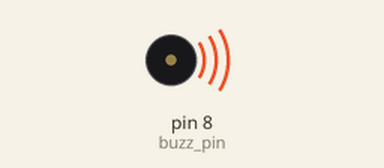
Bench run of a sketch on a simulated Arduino Uno, built with avr-gcc and run on an emulated ATmega328P. Shown: buzzer (waves = sounding).

Above: at 0.1 s.
Timing chart, 0 to 40.0 s (numbered marks = the images above):
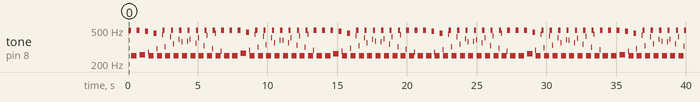

The sketch:

Tutorial_23_Changing_Tone_of_Active_Buzzer.ino
```cpp
//Changing Tone of Active Buzzer
int buzz_pin = 8;
int wait = 1000;
int wait1 = 1;
int wait2 = 2;
int j;

void setup() {
  // put your setup code here, to run once:
  pinMode(buzz_pin, OUTPUT);
}

void loop() {
  // put your main code here, to run repeatedly:

  //tone changes based on delay time
  for (j = 1; j <= 100; j++) {
    digitalWrite(buzz_pin, HIGH);
    delay(wait1);
    digitalWrite(buzz_pin, LOW);
    delay(wait1);
  }


  for (j = 1; j <= 100; j++) {
    digitalWrite(buzz_pin, HIGH);
    delay(wait2);
    digitalWrite(buzz_pin, LOW);
    delay(wait2);
  }
}
```

Measured:
- by itself, tone on pin 8 (buzz_pin): plays 496 Hz for 0.20 s, 249 Hz for 0.40 s, 496 Hz for 0.20 s, 255 Hz for 0.40 s, 483 Hz for 0.20 s, 275 Hz for 0.04 s … (228 notes in this stretch)
